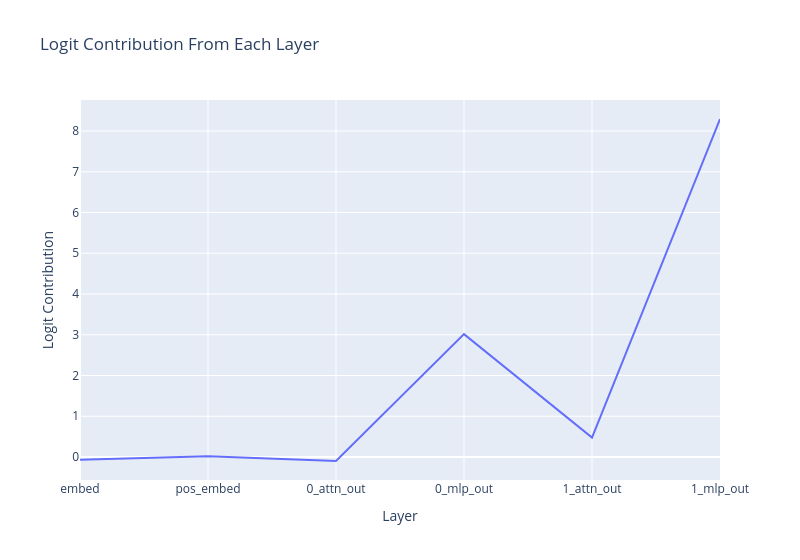

Notebook source saved alongside this figure:
### Markdown cell above
From this we see that the counting logic can mostly be attributed to the MLP in layer 0 (first jump) and the MLP in layer 1 (second jump). 

**TODO**: Check whether this is consistent with the decompiling transformers results

### Code cell
per_layer_residual, labels = cache.decompose_resid(layer=-1, pos_slice=-1, return_labels=True)
per_layer_logits = residual_stack_to_logit(per_layer_residual, cache, target_logit_directions,)

line(
    per_layer_logits,
    hovermode="x unified",
    title="Logit Contribution From Each Layer",
    labels={"x": "Layer", "y": "Logit Contribution"},
    xaxis_tickvals=labels,
    width=800,
)

### Figure 1 — Plotly figure (JSON) as saved in the notebook; plotly's stock layout.template omitted (floating-point values rounded to 4 significant figures)
{"data": [{"hovertemplate": "Layer=%{x}<br>Logit Contribution=%{y}<extra></extra>", "legendgroup": "", "line": {"color": "#636efa", "dash": "solid"}, "marker": {"symbol": "circle"}, "mode": "lines", "name": "", "orientation": "v", "showlegend": false, "type": "scatter", "x": [0, 1, 2, 3, 4, 5], "xaxis": "x", "y": [-0.069, 0.01972, -0.09797, 3.015, 0.4752, 8.294], "yaxis": "y"}], "layout": {"hovermode": "x unified", "legend": {"tracegroupgap": 0}, "title": {"text": "Logit Contribution From Each Layer"}, "width": 800, "xaxis": {"anchor": "y", "domain": [0, 1], "tickmode": "array", "ticktext": ["embed", "pos_embed", "0_attn_out", "0_mlp_out", "1_attn_out", "1_mlp_out"], "tickvals": [0, 1, 2, 3, 4, 5], "title": {"text": "Layer"}}, "yaxis": {"anchor": "x", "domain": [0, 1], "title": {"text": "Logit Contribution"}}}}
